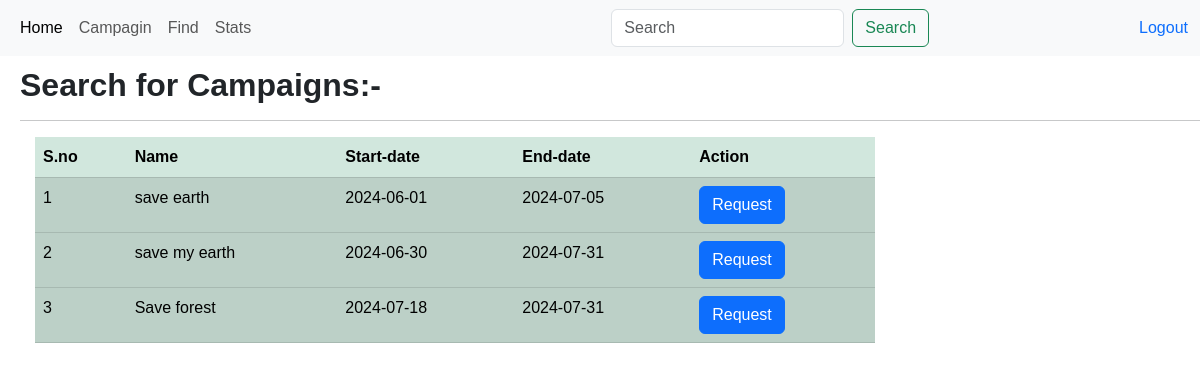
Screenshot of /sponser_home/Campagin/1 with the database file from the repository.
### app.py (models this page shows)
class campaigns(db.Model):
    __tablename__='campaign'
    campaigns_id=db.Column(db.Integer,primary_key=True,autoincrement=True)
    sponser_id=db.Column(db.String,db.ForeignKey(Sponsers.Sponsers_id))
    name=db.Column(db.String,nullable=False)
    description=db.Column(db.String)
    start_date=db.Column(db.String)
    end_date=db.Column(db.String)
    budget=db.Column(db.Integer)
    Visibility=db.Column(db.String)
    goals=db.Column(db.String)

### app.py (the view, shortened to what this page needs)
@app.route("/sponser_home/Campagin/<int:id>",methods=["GET","POST"])
def find_camp(id):
    if request.method=="GET":
        campdata=db.session.query(campaigns).all()
        count=1
        l=dict()
        for i in campdata:
            if i.Visibility!="hidden":
                l[count]=[i.name,i.start_date,i.end_date,i.campaigns_id]
                count+=1
        print(l)
        return render_template("camp_find.html",l=l,id=id)

### templates/camp_find.html (shortened to what this page needs)
<!DOCTYPE html>
<html lang="en">
<head>
    <link href="https://cdn.jsdelivr.net/npm/bootstrap@5.3.3/dist/css/bootstrap.min.css" rel="stylesheet">
    <link rel="stylesheet" href="\static\style.css">
</head>
<body>
    <nav class="navbar navbar-expand-lg bg-body-tertiary" id="navbar">
        <div class="container-fluid">
          <div class="collapse navbar-collapse" id="navbarText">
            <ul class="navbar-nav me-auto mb-2 mb-lg-0">
              <li class="nav-item">
                <a class="nav-link active" aria-current="page" href="/sponserhome/{{ id }}">Home</a>
              </li>
              <li class="nav-item">
                <a class="nav-link" href="/sponser_home/Campagin/{{id}}">Campagin</a>
              </li>
              <li class="nav-item">
                <a class="nav-link" href="/sponser_home/find/{{ id }}">Find</a>
              </li>
              <li class="nav-item">
                <a class="nav-link" href="#">Stats</a>
              </li>
            </ul>
            <form class="d-flex" id="search" method="POST" action="/sponser_home/Campagin/{{ id }}">
              <input class="form-control me-2" type="search" placeholder="Search" aria-label="Search" name="Campagin_name">
              <button class="btn btn-outline-success" type="submit">Search</button>
            </form>
            <a id="logout" href="/">Logout</a>
          </div>
        </div>
      </nav>
      <div style="margin-top: 10px; margin-left: 20px;">
        <h2><b>Search for Campaigns:- <hr></h2></b>
      </div>
      <table class="table table-success table-striped" id="tab1">
        <thead>
            {% if l is not none %}
          <tr>
            <th>S.no</th>
            <th>Name</th>
            <th>Start-date</th>
            <th>End-date</th>
            <th>Action</th>
          </tr>
        </thead>
        <tbody>
            {% for i in l %}
          <tr>
            <td class="table-active">{{i}}</td>
            <td class="table-active">{{l[i][0]}}</td>
            <td class="table-active">{{l[i][1]}}</td>
            <td class="table-active">{{l[i][2]}}</td>
            <td  class="table-active">
            <a type="button" class="btn btn-primary" href="/sponser/adreq_sent/{{ l[i][3] }}">Request</a>
            </td>
          </tr>
            {% endfor %}
          {% else %}
          <h4 style="margin-left: 25px;">No campagins found</h4><br>
          <h5 style="margin-left: 25px; color: red;">Please check the name and try again. </h5>
          {% endif %}
        </tbody>
      </table>
    </body>
</html>

### static/style.css (style rules this page uses)
* { font-family:Tahoma, Geneva, Verdana, sans-serif; height: auto; }
#logout { margin-left: 10px; text-decoration:none; }
#search { margin-right: 200px; }
#tab1 { width:70%; margin-left: 35px; margin-top: 10px; }

### rows the page displays
campaigns: name "save earth", start_date "2024-06-01", end_date "2024-07-05"
campaigns: name "save my earth", start_date "2024-06-30", end_date "2024-07-31"
campaigns: name "Save forest", start_date "2024-07-18", end_date "2024-07-31"

### other values shown
{{ i }} "1" "2" "3"
